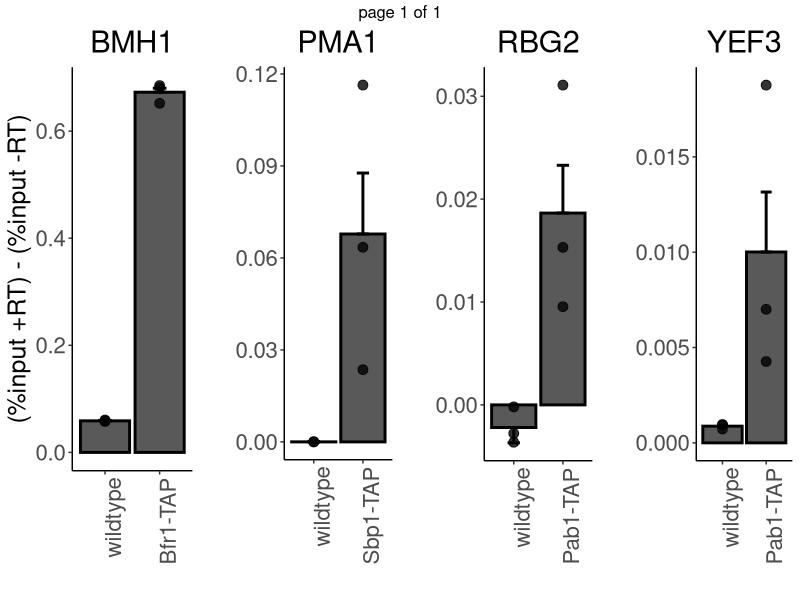

This chart was generated by the following R code:
library(ggplot2)
library(gridExtra)

x <- read.delim("raw.txt", comment.char="#")
# R> head(data)
#   binder loop condition type sample input       Cq
# 1   Pab1 RBG2  wildtype  +RT   NC13     0 30.88703
# 2   Pab1 RBG2  wildtype  +RT   NC13     0 30.23182
# 3   Pab1 RBG2  wildtype  +RT   NC13     0 29.96186
# 4   Pab1 YEF3  wildtype  +RT   NC13     0 26.95399
# 5   Pab1 YEF3  wildtype  +RT   NC13     0 25.95151
# 6   Pab1 YEF3  wildtype  +RT   NC13     0 25.60303

#pdf("rip.pdf")
#par(mfrow=c(1, 4))

p <- lapply(split(x, x$loop), function(x) {
    lapply(split(x, x$binder), function(x) {
        # calculate percentage input of +RT & wildtype condition
        input_rt_wt <- x$Cq[x$input == 1 & x$type == "+RT" & x$condition == "wildtype"]
        ref_rt_wt   <- x$Cq[x$input == 0 & x$type == "+RT" & x$condition == "wildtype"]
        adj_input_rt_wt <- input_rt_wt - 4.322                          # adjust input to 20 PCR cycles (log2=4.322)
        adj_input_rt_wt_minus_ref <- adj_input_rt_wt - mean(ref_rt_wt)  # substract reference RNA
        percent_input_rt_wt <- 100 * 2^adj_input_rt_wt_minus_ref        # calculate the percentage

        # calculate percentage input of -RT & wildtype condition
        #input_wt <- x$Cq[x$input == 1 & x$type == "-RT" & x$condition == "wildtype"]
        input_wt <- input_rt_wt   # Lara uses always +RT input!
        ref_wt   <- x$Cq[x$input == 0 & x$type == "-RT" & x$condition == "wildtype"]
        adj_input_wt <- input_wt - 4.322                       # adjust input to 20 PCR cycles (log2=4.322)
        adj_input_wt_minus_ref <- adj_input_wt - mean(ref_wt)  # substract reference RNA
        percent_input_wt <- 100 * 2^adj_input_wt_minus_ref     # calculate the percentage

        # calculate percentage input of +RT & TAP condition
        input_rt_tap <- x$Cq[x$input == 1 & x$type == "+RT" & x$condition == "TAP"]
        ref_rt_tap   <- x$Cq[x$input == 0 & x$type == "+RT" & x$condition == "TAP"]
        adj_input_rt_tap <- input_rt_tap - 4.322                          # adjust input to 20 PCR cycles (log2=4.322)
        adj_input_rt_tap_minus_ref <- adj_input_rt_tap - mean(ref_rt_tap) # substract reference RNA
        percent_input_rt_tap <- 100 * 2^adj_input_rt_tap_minus_ref        # calculate the percentage

        # calculate percentage input of -RT & TAP condition
        #input_tap <- x$Cq[x$input == 1 & x$type == "-RT" & x$condition == "TAP"]
        input_tap <- input_rt_tap   # Lara uses always +RT input!
        ref_tap   <- x$Cq[x$input == 0 & x$type == "-RT" & x$condition == "TAP"]
        adj_input_tap <- input_tap - 4.322                       # adjust input to 20 PCR cycles (log2=4.322)
        adj_input_tap_minus_ref <- adj_input_tap - mean(ref_tap) # substract reference RNA
        percent_input_tap <- 100 * 2^adj_input_tap_minus_ref     # calculate the percentage

        # do the barplot
        # sem is based on the sd formula as described in: 
        mean_wt  <- mean(percent_input_rt_wt - mean(percent_input_wt))
        sd_wt  <- sqrt(sd(percent_input_rt_wt)^2 + sd(percent_input_wt)^2)
        sem_wt <- sd_wt / sqrt(sum(length(percent_input_rt_wt) + length(percent_input_wt)))
        mean_tap <- mean(percent_input_rt_tap - mean(percent_input_tap))
        sd_tap  <- sqrt(sd(percent_input_rt_tap)^2 + sd(percent_input_tap)^2)
        sem_tap <- sd_tap / sqrt(sum(length(percent_input_rt_tap) + length(percent_input_tap)))

#        y   <- c(mean_wt, mean_tap)
#        sem <- c(sem_wt, sem_tap)
#        names(y) <- c("wild-type", paste0(x$binder[1], "-TAP"))
#        b <- barplot(y,
#                     ylim=c(min(c(0, y - sem)), max(y + sem)),
#                     ylab="(%input +RT) - (%input -RT)",
#                     main=x$loop[1])
#        arrows(b, y + c(sem_wt, sem_tap), b, y - c(sem_wt, sem_tap), angle=90, code=3, length=.1)
        df <- data.frame(mean=c(mean_wt, mean_tap),
                         sd  =c(sem_wt  , sem_tap  ),
                         cond=c("wildtype", paste0(x$binder[1], "-TAP")))
        df$cond <- factor(df$cond, levels=unique(df$cond))
        df.replicates <- data.frame(value=c(percent_input_rt_wt  - mean(percent_input_wt),
                                            percent_input_rt_tap - mean(percent_input_tap)),
                                    cond =c(rep("wildtype", length(percent_input_rt_wt)),
                                            rep(paste0(x$binder[1], "-TAP"), length(percent_input_rt_tap))))
        df.replicates$cond <- factor(df.replicates$cond, levels=unique(df.replicates$cond))

        p <- ggplot(df, aes(x=cond, y=mean)) +
                 geom_bar(stat="identity", color="black", size= 1) +
                 geom_point(data=df.replicates, mapping=aes(x=cond, y=value), alpha=.8, size=3) +
                 geom_errorbar(aes(ymin=mean, ymax=mean+sign(mean)*sd), width=0.25, size=1) +
                 ggtitle(x$loop[1]) + 
                 xlab("") + 
                 ylab("") +
                 theme_classic() +
                 theme(plot.title=element_text(hjust=0.5, size=22), 
                       axis.title.x = element_text(size=18),
                       axis.title.y = element_text(size=18),
                       text = element_text(size=20),
                       axis.text.x = element_text(angle=90, hjust=1),
                       panel.grid.major = element_blank(),
                       panel.grid.minor = element_blank())

        p
    })
})

p <- unlist(p, recursive=FALSE)
p[[1]] <- p[[1]] + ylab("(%input +RT) - (%input -RT)")
pl <- gridExtra::marrangeGrob(grobs=p, nrow=1, ncol=4)
ggsave("rip.pdf", pl)

#dev.off()
